Frame 1 (no input): blank canvas, image omitted
Frame 60 (the mouse pressed at the canvas centre just before this capture): blank canvas, image omitted
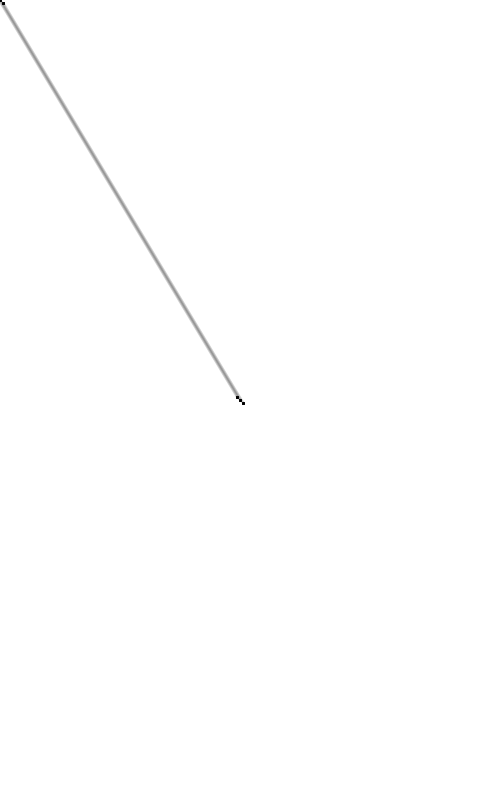
Frame 120 (the mouse held since frame 60 and released just before this capture)

The Processing sketch whose frames 1 and 60 were blank and that drew this single picture after the mouse press (run headless with seeded random() and noise(); from frame 60 on, the mouse is pressed at the canvas centre):

// Processing sketch: processing_121263
// ── processing_121263.pde

void setup() {  //setup function called initially, only once
  size(480, 800);
  background(255);
  
  
}

void draw() {  //draw function loops 
 stroke(0,50);
 strokeWeight(2.5);
 line(mouseX,mouseY, pmouseX,pmouseY);
 line(mouseX-3,mouseY-3, pmouseX-3,pmouseY-3);
 line(mouseX+3,mouseY+3, pmouseX+3,pmouseY+3);
  
}
  
